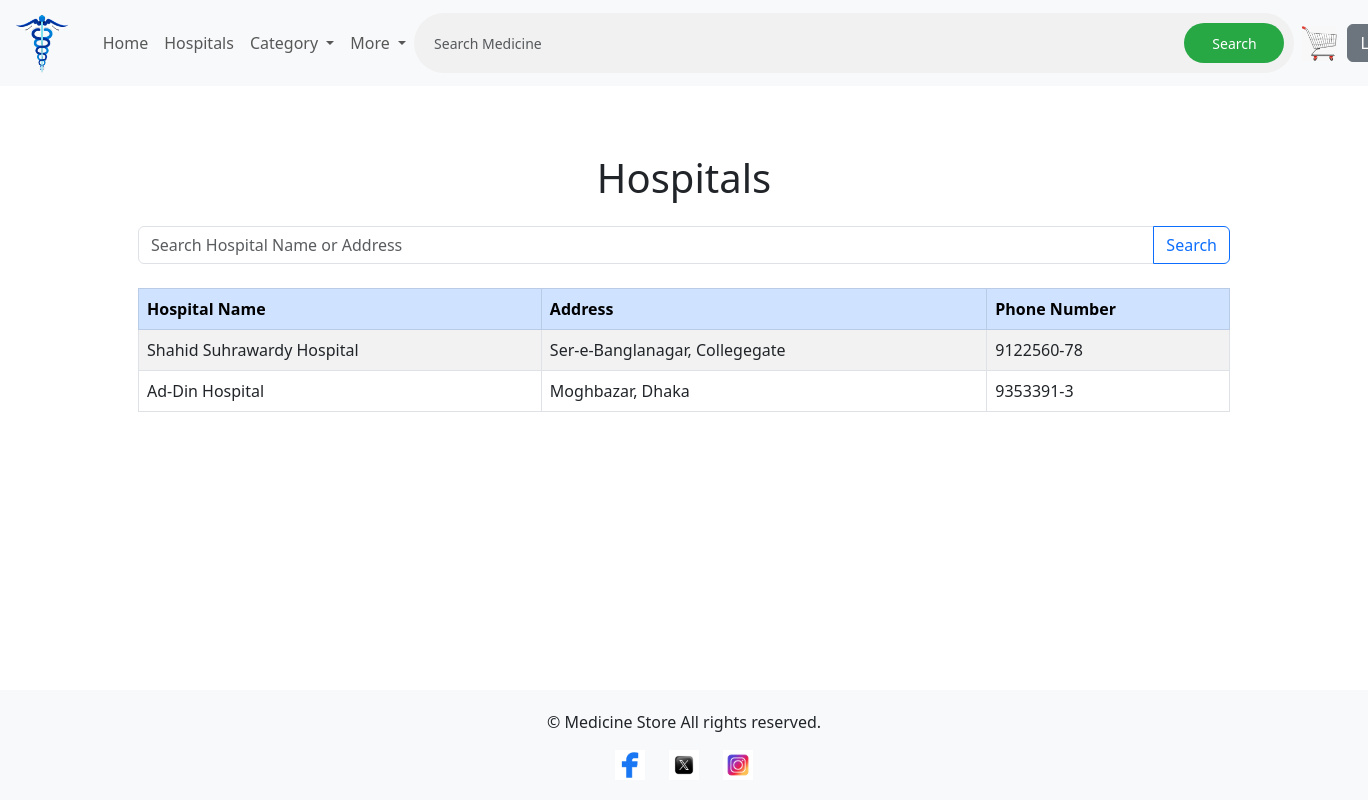
Screenshot of /hospitals/ (signed in) with the database file from the repository.
### hospital/models.py (models this page shows, shortened)
class Hospital(models.Model):
    name = models.CharField(max_length=255)
    address = models.TextField()
    phone = models.CharField(max_length=20)

### hospital/views.py (the view)
# urls.py: path('hospitals/', hospital_views.hospital_number, name='hospital_number'),
def hospital_number(request):
    query = request.GET.get('q', '')  # Get search query from request
    if query:
        hospitals = Hospital.objects.filter(
            Q(name__icontains=query) | Q(address__icontains=query)  # Search by name OR address
        )
    else:
        hospitals = Hospital.objects.all()  # Show all hospitals by default
    return render(request, 'hospital.html', {'hospitals': hospitals})

### hospital/templates/hospital.html (shortened to what this page needs)
{% extends 'base.html' %}
{% block content %}
<div class="container mt-5">
    <h1 class="text-center mb-4">Hospitals</h1>
    <form method="GET" action="{% url 'hospital_number' %}" class="mb-4">
        <div class="input-group">
            <input type="text" name="q" class="form-control" placeholder="Search Hospital Name or Address" value="{{ request.GET.q|default:'' }}" aria-label="Search Hospital">
            <button class="btn btn-outline-primary" type="submit">Search</button>
        </div>
    </form>
    <table class="table table-striped table-bordered">
        <thead class="table-primary">
            <tr>
                <th scope="col">Hospital Name</th>
                <th scope="col">Address</th>
                <th scope="col">Phone Number</th>
            </tr>
        </thead>
        <tbody>
            {% if hospitals %}
                {% for hospital in hospitals %}
                <tr>
                    <td>{{ hospital.name }}</td>
                    <td>{{ hospital.address }}</td>
                    <td>{{ hospital.phone }}</td>
                </tr>
                {% endfor %}
            {% else %}
                <tr>
                    <td colspan="3" class="text-center">No hospitals found.</td>
                </tr>
            {% endif %}
        </tbody>
    </table>
</div>
{% endblock %}

### static/css/styles.css (style rules this page uses)
body { font-family: Arial, sans-serif; margin: 0; padding: 0; display: flex; flex-direction: column; min-height: 100vh; }

### rows the page displays
Hospital: name "Shahid Suhrawardy Hospital", address "Ser-e-Banglanagar, Collegegate", phone "9122560-78"
Hospital: name "Ad-Din Hospital", address "Moghbazar, Dhaka", phone "9353391-3"
